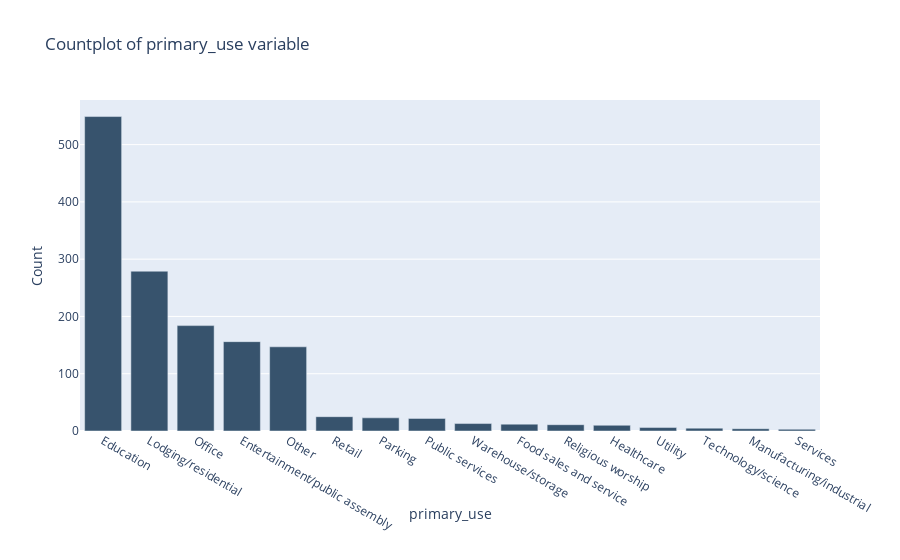

Here is the notebook cell this chart was saved with:
### Code cell
trace1 = go.Bar(x=metadata['primary_use'].unique(),y=metadata['primary_use'].value_counts().values,marker=dict(color="rgb(55, 83, 109)"))
data=[trace1]
layout = go.Layout(title='Countplot of primary_use variable',xaxis=dict(title='primary_use'),yaxis=dict(title='Count'),hovermode='closest')
figure = go.Figure(data=data,layout=layout)
iplot(figure)
# Education, Office, Entertainment/Public Assembly, Public Services, Lodging/Residential form the bulk of Primary Use

### Figure 1 — Plotly figure (JSON) as saved in the notebook; plotly's stock layout.template omitted (floating-point values rounded to 4 significant figures)
{"data": [{"marker": {"color": "rgb(55, 83, 109)"}, "type": "bar", "x": ["Education", "Lodging/residential", "Office", "Entertainment/public assembly", "Other", "Retail", "Parking", "Public services", "Warehouse/storage", "Food sales and service", "Religious worship", "Healthcare", "Utility", "Technology/science", "Manufacturing/industrial", "Services"], "y": [549, 279, 184, 156, 147, 25, 23, 22, 13, 12, 11, 10, 6, 5, 4, 3]}], "layout": {"hovermode": "closest", "title": {"text": "Countplot of primary_use variable"}, "xaxis": {"title": {"text": "primary_use"}}, "yaxis": {"title": {"text": "Count"}}}}
